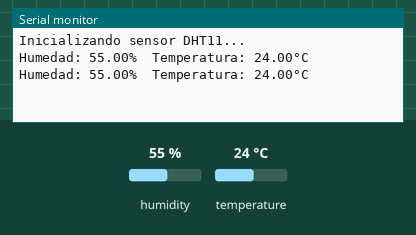
Recording of a sketch running on a simulated ESP32. On the bench: the last lines printed to the serial monitor. Inputs (shaded band) come from the test bench; at power-on: humidity 55 %, temperature 24 °C.

Above: at 4.8 s.
4.9 s: humidity set to 22 %
At 6.8 s:
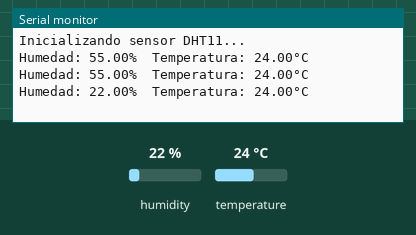
7.9 s: temperature set to 12 °C
At 9.1 s:
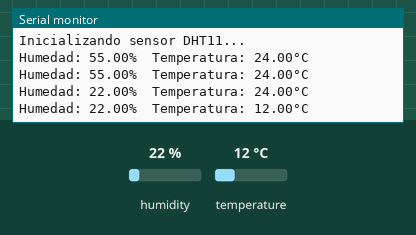
10.9 s: humidity set to 40 %
At 12.7 s:
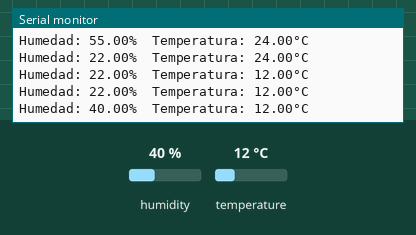
Timing chart, 0 to 14.2 s (numbered marks = the images above; inputs shaded):
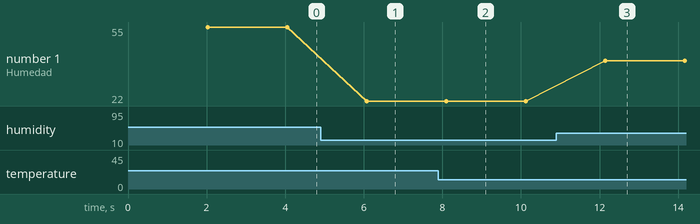

Measured:
- after the input at 4.9 s, the serial monitor: prints a new line after 1.2 s (image 1)
- after the input at 7.9 s, the serial monitor: prints a new line after 0.19 s (image 2)
- after the input at 10.9 s, the serial monitor: prints a new line after 1.2 s (image 3)
- plotted number 1: 55 → 22 after the input at 4.9 s, 22 → 40 after the input at 10.9 s

The sketch:

esp32_temp_hum.ino
```cpp
#include <DHT.h>

// Definir el pin donde está conectado el DHT11
#define DHTPIN 4

// Definir el tipo de sensor DHT
#define DHTTYPE DHT11

// Inicializar el sensor DHT
DHT dht(DHTPIN, DHTTYPE);

void setup() {
  Serial.begin(115200);
  Serial.println("Inicializando sensor DHT11...");
  dht.begin();
}

void loop() {
  // Esperar 2 segundos entre lecturas
  delay(2000);

  // Leer la humedad y la temperatura
  float humedad = dht.readHumidity();
  float temperatura = dht.readTemperature();

  // Verificar si alguna lectura ha fallado y mostrar un mensaje
  if (isnan(humedad) || isnan(temperatura)) {
    Serial.println(F("Error al leer del sensor DHT!"));
    return;
  }


    // Mostrar los resultados en el monitor serial
    Serial.print(F("Humedad: "));
    Serial.print(humedad);
    Serial.print(F("%  Temperatura: "));
    Serial.print(temperatura);
    Serial.println(F("°C"));

}
```
